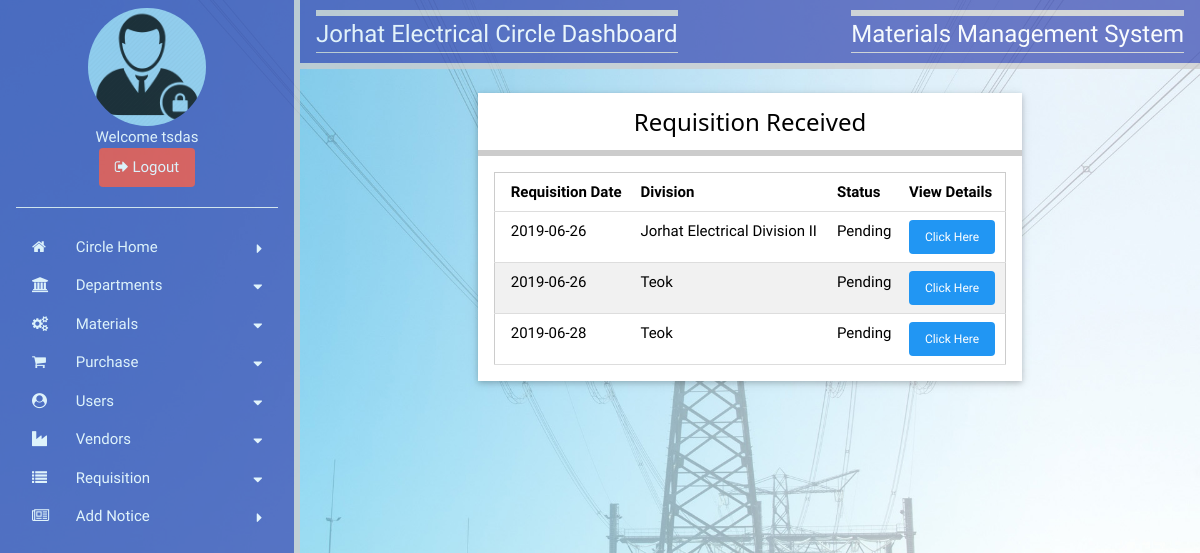
The page /APDCLTS/requestRcircle.php (signed in) on the database its author committed.
### tables this page shows
CREATE TABLE `requisition` (
  `rno` int(11) NOT NULL AUTO_INCREMENT,
  `date` date NOT NULL,
  `cdivision` varchar(40) NOT NULL,
  `sdiv` varchar(40) NOT NULL,
  `status` varchar(10) DEFAULT NULL,
  PRIMARY KEY (`rno`)
);

### APDCLTS/requestRcircle.php (the view, shortened to what this page needs)
<?php
	include "include/connect.php";
?>
<!doctype html>
<html>
<head>
<link href="css/w3.css" type="text/css" rel="stylesheet">
<link href="css/style.css" type="text/css" rel="stylesheet">
<link rel="stylesheet" href="https://cdnjs.cloudflare.com/ajax/libs/font-awesome/4.7.0/css/font-awesome.min.css">
</head>
<body>
	<?php include "circleSbar.php"; ?>
    <div style="margin-left:300px;">
    	<div class="w3-container w3-indigo w3-right-align w3-opacity-min w3-bottombar">
        	<div class="w3-left">
            	<h3 class="topbar w3-border-bottom">Jorhat Electrical Circle Dashboard</h3>
            </div>
            <div class="w3-right">
            	<h3 class="topbar w3-border-bottom">Materials Management System</h3>
            </div>
        </div>
        <div class="container" style="width:90%; margin:24px auto;">
				<div class="card white" style="width:70%; margin:0 auto;">
                	<div class="container center bottombar">
                    	<h3>Requisition Received</h3>
                    </div>
                    <div class="container padding-16">
                    	<table class="table-all">
                        	<thead>
                            	<th>Requisition Date</th>
                                <th>Division</th>
                                <th>Status</th>
                                <th>View Details</th>
                            </thead>
                            <tbody>
                            	<?php
									$sql="Select A.*,B.status from requisition as A,reqdetails as B where B.status='Circle' and A.rno=B.rno GROUP BY B.rno";
									$result=mysqli_query($link,$sql);
									while($row=mysqli_fetch_array($result))
									{
										if($row[2]=='Jorhat Electrical Circle')
										{
											echo '<tr>';
											echo '<td>'.$row[1].'</td>';
											echo '<td>'.$row[3].'</td>';
											echo '<td>'.$row[4].'</td>';
											echo '<td><a href="viewRdetailsCir.php?id='.$row[0].'" class="btn blue round small">Click Here</a></td>';
											echo '</tr>';
										}
										else
										{
											echo '<tr>';
											echo '<td>'.$row[1].'</td>';
											echo '<td>'.$row[2].'</td>';
											echo '<td>'.$row[4].'</td>';
											echo '<td><a href="viewRdetailsCir.php?id='.$row[0].'" class="btn blue round small">Click Here</a></td>';
											echo '</tr>';
										}
									}
								?>
                            </tbody>
                        </table>
                    </div>
                </div>
        </div>
   </div>
</body>
</html>

### APDCLTS/css/w3.css (style rules this page uses)
*,*:before,*:after { box-sizing:inherit }
html { -ms-text-size-adjust:100%;-webkit-text-size-adjust:100% }
body { margin:0 }
a { background-color:transparent;-webkit-text-decoration-skip:objects }
html,body { font-family:Verdana,sans-serif;font-size:15px;line-height:1.5 }
html { overflow-x:hidden }
h3 { font-size:24px }
h1,h2,h3,h4,h5,h6 { font-family:"Segoe UI",Arial,sans-serif;font-weight:400;margin:10px 0 }
a { color:inherit }
.w3-container:after,.w3-container:before,.w3-panel:after,.w3-panel:before,.w3-row:after,.w3-row:before,.w3-row-padding:after,.w3-row-padding:before, .w3-cell-row:before,.w3-cell-row:after,.w3-clear:after,.w3-clear:before,.w3-bar:before,.w3-bar:after { content:"";display:table;clear:both }
.w3-container,.w3-panel { padding:0.01em 16px }
.w3-opacity-min { opacity:0.75 }
.w3-right-align { text-align:right!important }
.w3-border-bottom { border-bottom:1px solid #ccc!important }
.w3-bottombar { border-bottom:6px solid #ccc!important }
.w3-left { float:left!important }
.w3-right { float:right!important }
.w3-indigo,.w3-hover-indigo:hover { color:#fff!important;background-color:#3f51b5!important }

### APDCLTS/css/style.css (style rules this page uses)
*,*:before,*:after { box-sizing:inherit }
html { -ms-text-size-adjust:100%;-webkit-text-size-adjust:100% }
body { margin:0 }
a { background-color:transparent;-webkit-text-decoration-skip:objects }
html,body { font-family:Verdana,sans-serif;font-size:15px;line-height:1.5 }
html { overflow-x:hidden }
h3 { font-size:24px }
h1,h2,h3,h4,h5,h6 { font-family:"Segoe UI",Arial,sans-serif;font-weight:400;margin:10px 0 }
a { color:inherit }
.table,.table-all { border-collapse:collapse;border-spacing:0;width:100%;display:table }
.table-all { border:1px solid #ccc }
.bordered tr,.table-all tr { border-bottom:1px solid #ddd }
.table-all tr:nth-child(odd) { background-color:#fff }
.table-all tr:nth-child(even) { background-color:#f1f1f1 }
.table td,.table th,.table-all td,.table-all th { padding:8px 8px;display:table-cell;text-align:left;vertical-align:top }
.table th:first-child,.table td:first-child,.table-all th:first-child,.table-all td:first-child { padding-left:16px }
.btn,.button { border:none;display:inline-block;padding:8px 16px;vertical-align:middle;overflow:hidden;text-decoration:none;color:inherit;background-color:inherit;text-align:center;cursor:pointer;white-space:nowrap }
.btn,.button { -webkit-touch-callout:none;-webkit-user-select:none;-khtml-user-select:none;-moz-user-select:none;-ms-user-select:none;user-select:none }
.container:after,.container:before,.panel:after,.panel:before,.row:after,.row:before,.row-padding:after,.row-padding:before, .cell-row:before,.cell-row:after,.clear:after,.clear:before,.bar:before,.bar:after { content:"";display:table;clear:both }
.round,.round-medium { border-radius:4px }
.container,.panel { padding:0.01em 16px }
.card,.card-2 { box-shadow:0 2px 5px 0 rgba(0,0,0,0.16),0 2px 10px 0 rgba(0,0,0,0.12) }
.small { font-size:12px!important }
.center { text-align:center!important }
.topbar { border-top:6px solid #ccc!important }
.bottombar { border-bottom:6px solid #ccc!important }
.padding-16 { padding-top:16px!important;padding-bottom:16px!important }
.blue,.hover-blue:hover { color:#fff!important;background-color:#2196F3!important }
.white,.hover-white:hover { color:#000!important;background-color:#fff!important }

### APDCLTS/requestRcircle.php (style rules this page uses)
body { font-family: 'Concert One', cursive; background-image:url(images/bgrd.jpg); background-repeat:no-repeat; background-size:cover; }
.topbar { font-family: 'Concert One', cursive; }

### rows shown on the page
requisition: date "2019-06-26", sdiv "Jorhat Electrical Division II", status "Pending"
requisition: date "2019-06-26", cdivision "Teok", status "Pending"
requisition: date "2019-06-28", sdiv "Teok", status "Pending"

### other values the page prints
$uid "tsdas"
